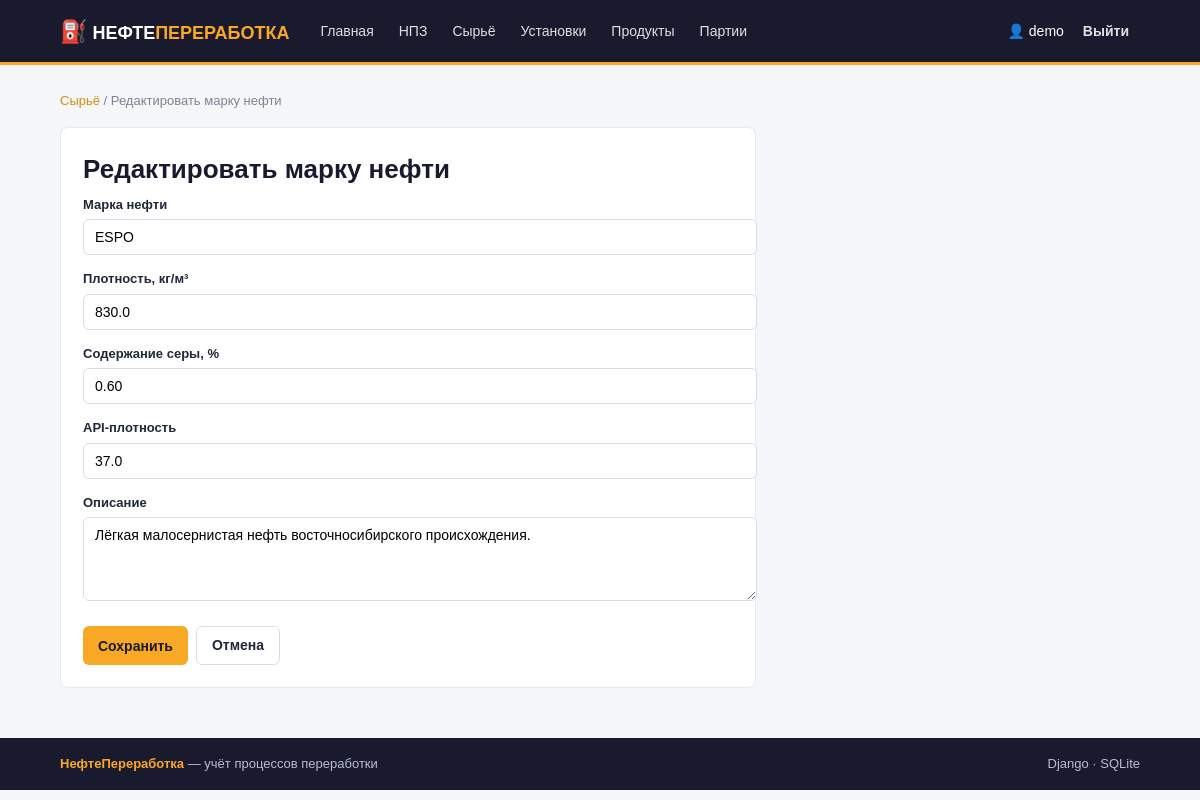
/crude/6/edit/ (signed in), run on the app's committed database.
### refining/models.py (models this page shows, shortened)
class CrudeOil(models.Model):
    name = models.CharField('Марка нефти', max_length=100, unique=True)
    density = models.DecimalField('Плотность, кг/м³', max_digits=7, decimal_places=1)
    sulfur = models.DecimalField('Содержание серы, %', max_digits=4, decimal_places=2)
    api_gravity = models.DecimalField('API-плотность', max_digits=5, decimal_places=1, blank=True, null=True)
    description = models.TextField('Описание', blank=True)
    class Meta:
        verbose_name = 'Марка нефти'
        verbose_name_plural = 'Марки сырой нефти'
        ordering = ['name']

### refining/views.py (the view)
# urls.py: path('crude/<int:pk>/edit/', views.crudeoil_update, name='crudeoil_update'),
@login_required
def crudeoil_update(request, pk):
    return _handle_form(request, 'crudeoil', pk)

### refining/forms.py
class CrudeOilForm(StyledFormMixin, forms.ModelForm):
    class Meta:
        model = CrudeOil
        fields = ('name', 'density', 'sulfur', 'api_gravity', 'description')
        labels = {
            'name': 'Марка нефти',
            'density': 'Плотность, кг/м³',
            'sulfur': 'Содержание серы, %',
            'api_gravity': 'API-плотность',
            'description': 'Описание',
        }
        widgets = {
            'description': forms.Textarea(attrs={'rows': 4}),
        }

### refining/views.py (called while the page is built)
def _handle_form(request, key, pk=None):
    model, form_class, redirect_url, label = FORM_CONFIG[key]
    obj = get_object_or_404(model, pk=pk) if pk else None
    if request.method == 'POST':
        form = form_class(request.POST, instance=obj)
        if form.is_valid():
            saved = form.save(commit=False)
            if key == 'batch' and saved.created_by_id is None:
                saved.created_by = request.user
            saved.save()
            action = 'обновлена' if obj else 'добавлена'
            messages.success(request, f'{label.capitalize()} успешно {action}.')
            return redirect(redirect_url)
    else:
        form = form_class(instance=obj)
    template = f'refining/{key}_form.html'
    return render(request, template, {
        'form': form,
        'object': obj,
        'title': f'{"Редактировать" if obj else "Добавить"} {label}',
    })

### templates/refining/crudeoil_form.html (shortened to what this page needs)
{% extends 'refining/base.html' %}
{% block content %}
<nav class="breadcrumbs"><a href="{% url 'refining:crudeoil_list' %}">Сырьё</a> / {{ title }}</nav>
<div class="form-card">
    <h1>{{ title }}</h1>
    <form method="post">
        {% for field in form %}
        <div class="form-group">
            <label for="{{ field.id_for_label }}">{{ field.label }}</label>
            {{ field }}
        </div>
        {% endfor %}
        <div class="form-actions">
            <button type="submit" class="btn btn-primary">Сохранить</button>
            <a href="{% url 'refining:crudeoil_list' %}" class="btn btn-outline">Отмена</a>
        </div>
    </form>
</div>
{% endblock %}

### templates/refining/base.html (shortened to what this page needs)
<!DOCTYPE html>
<html lang="ru">
<head>
</head>
<body>
<header class="topbar">
    <div class="topbar-inner">
        <a href="{% url 'refining:home' %}" class="brand">
            <span class="brand-icon">⛽</span>
            <span>НЕФТЕ<span class="brand-accent">ПЕРЕРАБОТКА</span></span>
        </a>
        <nav class="nav">
            <a href="{% url 'refining:home' %}">Главная</a>
            <a href="{% url 'refining:refinery_list' %}">НПЗ</a>
            <a href="{% url 'refining:crudeoil_list' %}">Сырьё</a>
            <a href="{% url 'refining:unit_list' %}">Установки</a>
            <a href="{% url 'refining:product_list' %}">Продукты</a>
            <a href="{% url 'refining:batch_list' %}">Партии</a>
        </nav>
        <div class="auth-box">
            {% if user.is_authenticated %}
                <span class="user-badge">👤 {{ user.username }}</span>
                <form action="{% url 'refining:logout' %}" method="post" class="inline-form">
                    <button type="submit" class="btn btn-ghost">Выйти</button>
                </form>
            {% else %}
                <a href="{% url 'refining:login' %}" class="btn btn-ghost">Войти</a>
                <a href="{% url 'refining:register' %}" class="btn btn-primary">Регистрация</a>
            {% endif %}
        </div>
    </div>
</header>
<main class="container main-content">
    {% block content %}{% endblock %}
</main>
<footer class="footer">
    <div class="container">
        <span><strong>НефтеПереработка</strong> — учёт процессов переработки</span>
        <span>Django · SQLite</span>
    </div>
</footer>
</body>
</html>

### templates/refining/base.html (style rules this page uses)
body { font-family: Arial, sans-serif; margin: 0; background: #f4f6f8; color: #202739; line-height: 1.5; }
a { color: #d98d10; text-decoration: none; }
.topbar { background: #1a1a2e; border-bottom: 3px solid #f9a826; }
.topbar-inner { max-width: 1080px; margin: 0 auto; padding: 0 16px; display: flex; align-items: center; gap: 20px; min-height: 62px; flex-wrap: wrap; }
.brand { color: #fff; font-weight: bold; font-size: 18px; }
.brand-icon { font-size: 22px; }
.brand-accent { color: #f9a826; }
.nav { display: flex; gap: 3px; flex: 1; flex-wrap: wrap; }
.nav a { color: #e0e0e0; padding: 7px 11px; border-radius: 6px; font-size: 14px; }
.auth-box { display: flex; align-items: center; gap: 8px; }
.user-badge { color: #fff; font-size: 14px; }
.inline-form { display: inline; }
.container { max-width: 1080px; margin: 0 auto; padding: 0 16px; }
.main-content { padding: 26px 0 50px; min-height: 70vh; }
h1 { font-size: 26px; margin: 0 0 6px; color: #1a1a2e; }
.btn { display: inline-block; padding: 8px 15px; border: 0; border-radius: 6px; background: #f9a826; color: #1a1a2e; font-size: 14px; font-weight: bold; text-decoration: none; cursor: pointer; font-family: inherit; }
.btn-primary { background: #f9a826; color: #1a1a2e; }
.btn-outline { background: transparent; border: 1px solid #d8dee9; color: #202739; }
.btn-ghost { background: transparent; color: #e0e0e0; padding: 6px 11px; }
.form-card { max-width: 650px; background: #fff; border: 1px solid #e6eaf0; border-radius: 8px; padding: 22px; }
.form-group { margin-bottom: 14px; }
.form-group label { display: block; font-size: 13px; font-weight: bold; margin-bottom: 5px; }
.form-control { width: 100%; padding: 9px 11px; border: 1px solid #d8dee9; border-radius: 6px; font-family: inherit; font-size: 14px; }
textarea.form-control { resize: vertical; }
.form-actions { display: flex; gap: 8px; margin-top: 18px; flex-wrap: wrap; }
.breadcrumbs { color: #7b8494; font-size: 13px; margin-bottom: 16px; }
.footer { background: #1a1a2e; color: #b9bdcf; padding: 16px 0; font-size: 13px; text-align: center; }
.footer .container { display: flex; justify-content: space-between; gap: 10px; flex-wrap: wrap; }
.footer strong { color: #f9a826; }

### data on the page
CrudeOil: form "ESPO" "830.0" "0.60" "37.0" "Лёгкая малосернистая нефть восточносибирского происхождения."

### other printed values
{{ user.username }} "demo"
{{ title }} "Редактировать марку нефти"
{{ field.label }} "Марка нефти" "Плотность, кг/м³" "Содержание серы, %" "API-плотность" "Описание"
